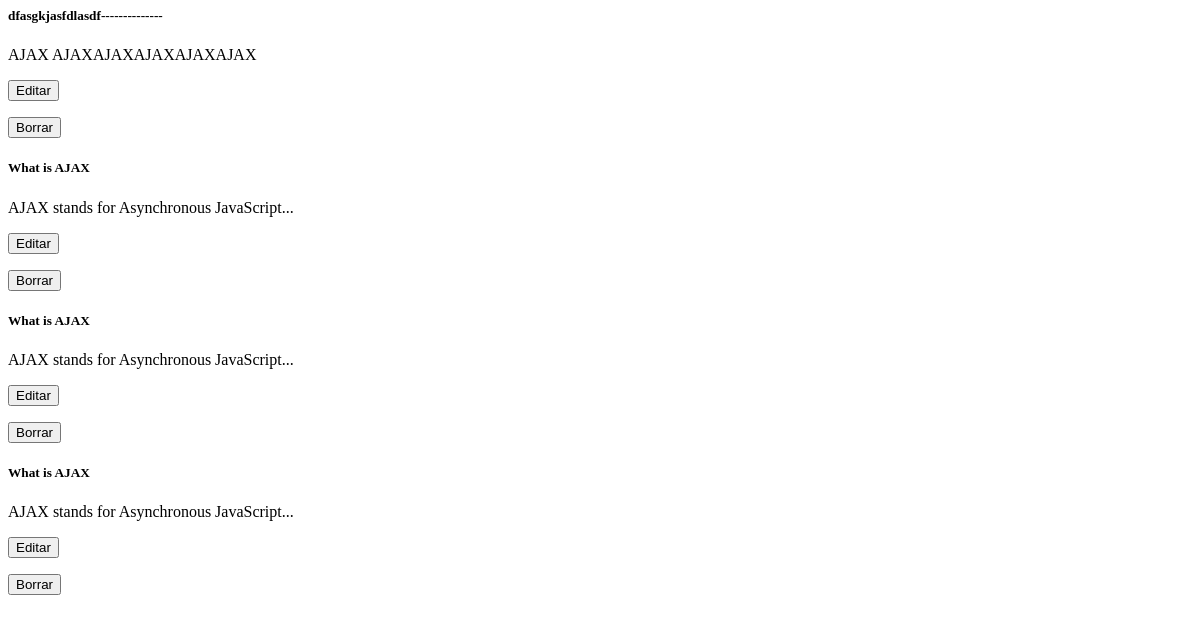
/ver-mis-notas/ (signed in), run on an earlier commit of the app's database.
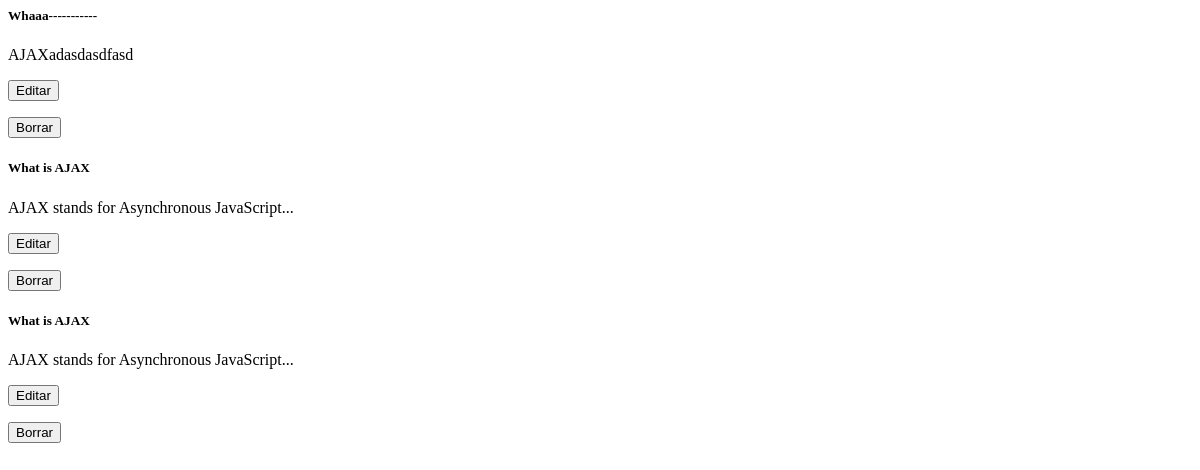
And on a later commit of the database.
### ManejoNotas/models.py (models this page shows, shortened)
class Nota(models.Model):
    usuario = models.ForeignKey(Usuario, on_delete=models.CASCADE)
    nombre = models.CharField(max_length = 20)
    texto = models.TextField()

### ManejoNotas/views.py (the view)
# urls.py: path('ver-mis-notas/', VistaManejoNotas.ver_mis_notas, name='ver-mis-notas'),
def ver_mis_notas(peticion):
    if peticion.method == 'GET' and peticion.user.is_authenticated:
        return render(peticion, 'notas/lista-notas.html',{
            'notas':Nota.objects.filter(usuario=peticion.user)
            })
    return HttpResponse(status=201)

### ManejoNotas/templates/notas/lista-notas.html (shortened to what this page needs)
<div class="container">
    <div class="row row-cols-3">
    {% for nota in notas %}
        <div class="col p-3">
            <div class="card" style="width: 18rem;">
                <div class="card-body">
                <h5 class="card-title">{{ nota.nombre }}</h5>
                <p class="card-text">{{ nota.texto }}</p>
                <div class="row">
                    <div class="col">
                        <form action="{% url 'editar-nota' %}" method="get">
                            <button type="submit" class="btn btn-warning">Editar</button>
                        </form>
                    </div>
                    <div class="col">
                        <form action="{% url 'borrar-nota' %}" method="post">
                            <button type="submit" class="btn btn-danger">Borrar</button>
                        </form>
                    </div>
                </div>
                </div>
            </div>
        </div>
    {% endfor %}
    </div>
</div>

What changed in the data, as far as the page shows it:
removed Nota: nombre "dfasgkjasfdlasdf--------------", texto "AJAX AJAXAJAXAJAXAJAXAJAX"
changed Nota: nombre "What is AJAX" → "Whaaa-----------"; texto "AJAX stands for Asynchronous JavaScript..." → "AJAXadasdasdfasd"
